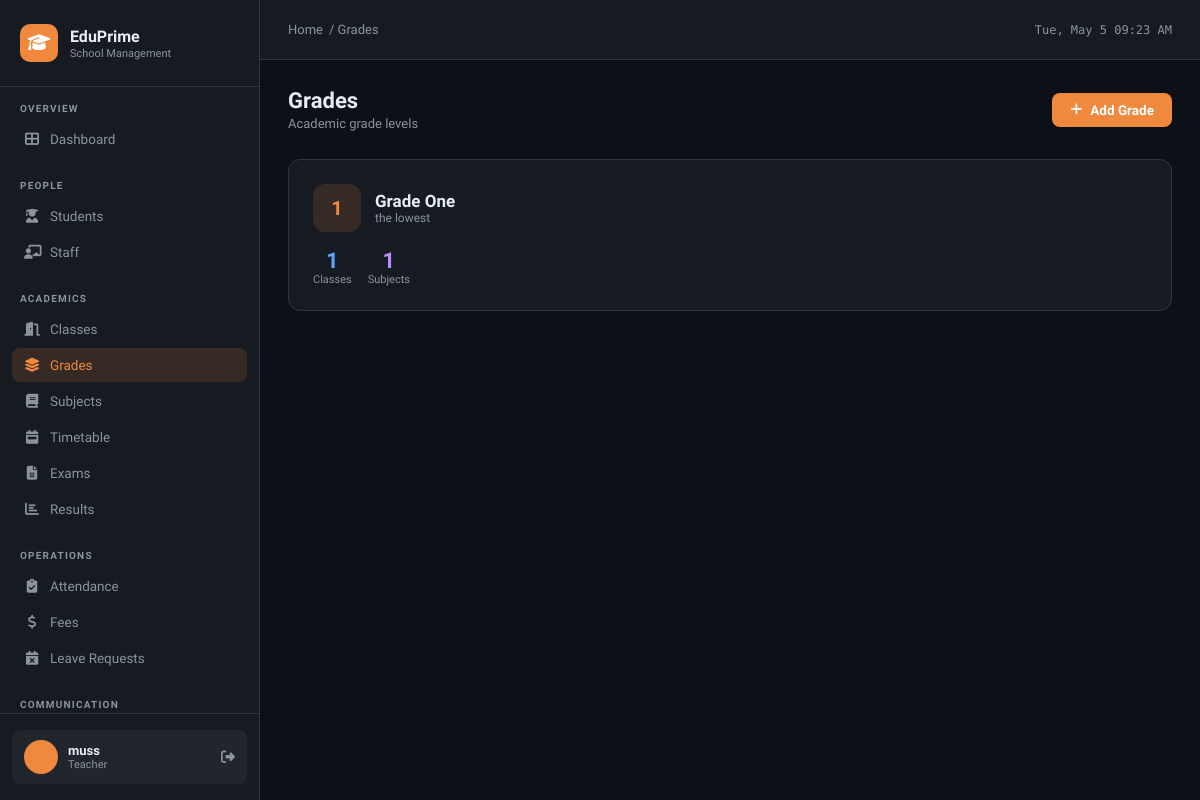
The app's page /grades/ (signed in) with its own data.
### school/models.py (models this page shows, shortened)
class User(AbstractUser):
    ROLE_CHOICES = [
        ('admin', 'Admin'),
        ('principal', 'Principal'),
        ('teacher', 'Teacher'),
        ('accountant', 'Accountant'),
        ('parent', 'Parent'),
        ('student', 'Student'),
    ]
    role = models.CharField(max_length=20, choices=ROLE_CHOICES, default='teacher')
    phone = models.CharField(max_length=20, blank=True)
    address = models.TextField(blank=True)
    photo = models.ImageField(upload_to='users/', blank=True, null=True)

class Grade(models.Model):
    name = models.CharField(max_length=50)  # e.g. Grade 1
    description = models.TextField(blank=True)

### school/views.py (the view)
# urls.py: path('grades/', views.grade_list, name='grade_list'),
@login_required
def grade_list(request):
    grades = Grade.objects.annotate(subject_count=Count('subjects'), section_count=Count('sections'))
    return render(request, 'school/grade_list.html', {'grades': grades})

### school/templates/school/grade_list.html (shortened to what this page needs)
{% extends 'school/base.html' %}
{% block breadcrumb %}<a href="{% url 'dashboard' %}">Home</a> / Grades{% endblock %}
{% block content %}
<div class="page-header">
  <div><div class="page-title">Grades</div><div class="page-subtitle">Academic grade levels</div></div>
  <a href="{% url 'grade_add' %}" class="btn btn-primary"><i class="fas fa-plus"></i> Add Grade</a>
</div>
<div class="grid-3">
  {% for grade in grades %}
  <div class="card" style="transition:transform .2s,border-color .2s;" onmouseover="this.style.transform='translateY(-3px)';this.style.borderColor='var(--accent)'" onmouseout="this.style.transform='';this.style.borderColor='var(--border)'">
    <div class="card-body" style="padding:24px;">
      <div style="display:flex;align-items:center;gap:14px;margin-bottom:16px;">
        <div style="width:48px;height:48px;border-radius:12px;background:rgba(240,136,62,.15);display:flex;align-items:center;justify-content:center;font-size:20px;color:var(--accent);font-weight:800;">{{ forloop.counter }}</div>
        <div>
          <div style="font-size:17px;font-weight:700;">{{ grade.name }}</div>
          {% if grade.description %}<div style="font-size:12px;color:var(--text2);">{{ grade.description }}</div>{% endif %}
        </div>
      </div>
      <div style="display:flex;gap:16px;">
        <div style="text-align:center;">
          <div style="font-size:22px;font-weight:800;color:var(--blue);">{{ grade.section_count }}</div>
          <div style="font-size:11px;color:var(--text2);">Classes</div>
        </div>
        <div style="text-align:center;">
          <div style="font-size:22px;font-weight:800;color:var(--purple);">{{ grade.subject_count }}</div>
          <div style="font-size:11px;color:var(--text2);">Subjects</div>
        </div>
      </div>
    </div>
  </div>
  {% empty %}
  <div style="grid-column:1/-1;"><div class="card"><div class="card-body"><div class="empty-state"><i class="fas fa-layer-group"></i><p>No grades created yet</p></div></div></div></div>
  {% endfor %}
</div>
{% endblock %}

### school/templates/school/base.html (shortened to what this page needs)
<!DOCTYPE html>
<html lang="en">
<head>
<link rel="stylesheet" href="https://cdnjs.cloudflare.com/ajax/libs/font-awesome/6.5.0/css/all.min.css">
</head>
<body>
{% if user.is_authenticated %}
<aside class="sidebar">
  <div class="sidebar-logo">
    <div class="logo-icon"><i class="fas fa-graduation-cap"></i></div>
    <div>
      <div class="logo-text">EduPrime</div>
      <div class="logo-sub">School Management</div>
    </div>
  </div>
  <nav class="sidebar-nav">
    <div class="nav-section">
      <div class="nav-label">Overview</div>
      <a href="{% url 'dashboard' %}" class="nav-item {% if request.resolver_match.url_name == 'dashboard' %}active{% endif %}">
        <i class="fas fa-th-large"></i> Dashboard
      </a>
    </div>
    <div class="nav-section">
      <div class="nav-label">People</div>
      <a href="{% url 'student_list' %}" class="nav-item {% if 'student' in request.resolver_match.url_name %}active{% endif %}">
        <i class="fas fa-user-graduate"></i> Students
      </a>
      <a href="{% url 'staff_list' %}" class="nav-item {% if 'staff' in request.resolver_match.url_name %}active{% endif %}">
        <i class="fas fa-chalkboard-teacher"></i> Staff
      </a>
    </div>
    <div class="nav-section">
      <div class="nav-label">Academics</div>
      <a href="{% url 'class_list' %}" class="nav-item {% if 'class' in request.resolver_match.url_name %}active{% endif %}">
        <i class="fas fa-door-open"></i> Classes
      </a>
      <a href="{% url 'grade_list' %}" class="nav-item {% if 'grade' in request.resolver_match.url_name %}active{% endif %}">
        <i class="fas fa-layer-group"></i> Grades
      </a>
      <a href="{% url 'subject_list' %}" class="nav-item {% if 'subject' in request.resolver_match.url_name %}active{% endif %}">
        <i class="fas fa-book"></i> Subjects
      </a>
      <a href="{% url 'timetable_list' %}" class="nav-item {% if 'timetable' in request.resolver_match.url_name %}active{% endif %}">
        <i class="fas fa-calendar-week"></i> Timetable
      </a>
      <a href="{% url 'exam_list' %}" class="nav-item {% if 'exam' in request.resolver_match.url_name %}active{% endif %}">
        <i class="fas fa-file-alt"></i> Exams
      </a>
      <a href="{% url 'result_list' %}" class="nav-item {% if 'result' in request.resolver_match.url_name %}active{% endif %}">
        <i class="fas fa-chart-bar"></i> Results
      </a>
    </div>
    <div class="nav-section">
      <div class="nav-label">Operations</div>
      <a href="{% url 'attendance_list' %}" class="nav-item {% if 'attendance' in request.resolver_match.url_name %}active{% endif %}">
        <i class="fas fa-clipboard-check"></i> Attendance
      </a>
      <a href="{% url 'fee_list' %}" class="nav-item {% if 'fee' in request.resolver_match.url_name %}active{% endif %}">
        <i class="fas fa-dollar-sign"></i> Fees
      </a>
      <a href="{% url 'leave_list' %}" class="nav-item {% if 'leave' in request.resolver_match.url_name %}active{% endif %}">
        <i class="fas fa-calendar-times"></i> Leave Requests
      </a>
    </div>
    <div class="nav-section">
      <div class="nav-label">Communication</div>
    </div>
  </nav>
  <div class="sidebar-footer">
    <div class="user-card">
      <div class="user-avatar">{{ user.first_name|first|upper }}{{ user.last_name|first|upper }}</div>
      <div>
        <div class="user-name">{{ user.get_full_name|default:user.username }}</div>
        <div class="user-role">{{ user.role }}</div>
      </div>
      <a href="{% url 'logout' %}" class="user-logout" title="Logout"><i class="fas fa-sign-out-alt"></i></a>
    </div>
  </div>
</aside>
{% endif %}
<div class="main">
  {% if user.is_authenticated %}
  <header class="topbar">
    <div class="topbar-breadcrumb">
      {% block breadcrumb %}<a href="{% url 'dashboard' %}">Home</a>{% endblock %}
    </div>
    <div class="topbar-date" id="clock"></div>
  </header>
  {% endif %}
  <div class="content">
    {% block content %}{% endblock %}
  </div>
</div>
</body>
</html>

### school/templates/school/base.html (style rules this page uses)
:root { --bg: #0d1117; --bg2: #161b22; --bg3: #21262d; --border: #30363d; --text: #e6edf3; --text2: #8b949e; --accent: #f0883e; --accent2: #ffa657; --green: #3fb950; --red: #f85149; --blue: #58a6ff; --purple: #bc8cff; --yellow: #e3b341; --sidebar-w: 260px; }
* { margin: 0; padding: 0; box-sizing: border-box; }
body { font-family: 'Sora', sans-serif; background: var(--bg); color: var(--text); min-height: 100vh; display: flex; }
.sidebar { width: var(--sidebar-w); height: 100vh; background: var(--bg2); border-right: 1px solid var(--border); position: fixed; top: 0; left: 0; display: flex; flex-direction: column; overflow-y: auto; overflow-x: hidden; z-index: 100; transition: transform .3s; }
.sidebar-logo { padding: 24px 20px; border-bottom: 1px solid var(--border); display: flex; align-items: center; gap: 12px; }
.logo-icon { width: 38px; height: 38px; background: var(--accent); border-radius: 10px; display: flex; align-items: center; justify-content: center; font-size: 18px; color: #fff; flex-shrink: 0; }
.logo-text { font-size: 16px; font-weight: 700; color: var(--text); }
.logo-sub { font-size: 11px; color: var(--text2); margin-top: 1px; }
.sidebar-nav { padding: 16px 12px; flex: 1; overflow-y: auto; }
.nav-section { margin-bottom: 24px; }
.nav-label { font-size: 10px; font-weight: 600; text-transform: uppercase; letter-spacing: 1.2px; color: var(--text2); padding: 0 8px; margin-bottom: 8px; }
.nav-item { display: flex; align-items: center; gap: 10px; padding: 9px 12px; border-radius: 8px; text-decoration: none; color: var(--text2); font-size: 13.5px; font-weight: 500; transition: all .2s; margin-bottom: 2px; white-space: nowrap; }
.nav-item.active { background: rgba(240,136,62,.15); color: var(--accent); }
.nav-item i { width: 16px; text-align: center; font-size: 14px; flex-shrink: 0; }
.sidebar-footer { padding: 16px 12px; border-top: 1px solid var(--border); }
.user-card { display: flex; align-items: center; gap: 10px; padding: 10px 12px; border-radius: 8px; background: var(--bg3); }
.user-avatar { width: 34px; height: 34px; border-radius: 50%; background: var(--accent); display: flex; align-items: center; justify-content: center; font-size: 13px; font-weight: 700; color: #fff; flex-shrink: 0; }
.user-name { font-size: 13px; font-weight: 600; }
.user-role { font-size: 11px; color: var(--text2); text-transform: capitalize; }
.user-logout { margin-left: auto; color: var(--text2); text-decoration: none; font-size: 14px; }
.main { margin-left: var(--sidebar-w); flex: 1; display: flex; flex-direction: column; min-height: 100vh; }
.topbar { height: 60px; background: var(--bg2); border-bottom: 1px solid var(--border); display: flex; align-items: center; padding: 0 28px; gap: 16px; position: sticky; top: 0; z-index: 50; }
.topbar-breadcrumb { font-size: 13px; color: var(--text2); display: flex; align-items: center; gap: 6px; }
.topbar-breadcrumb a { color: var(--text2); text-decoration: none; }
.topbar-date { font-size: 12px; color: var(--text2); font-family: 'DM Mono', monospace; }
.content { padding: 28px; flex: 1; }
.page-header { display: flex; align-items: center; justify-content: space-between; margin-bottom: 28px; flex-wrap: wrap; gap: 12px; }
.page-title { font-size: 22px; font-weight: 700; }
.page-subtitle { font-size: 13px; color: var(--text2); margin-top: 3px; }
.card { background: var(--bg2); border: 1px solid var(--border); border-radius: 12px; overflow: hidden; }
.card-body { padding: 20px; }
.btn { display: inline-flex; align-items: center; gap: 8px; padding: 9px 18px; border-radius: 8px; font-size: 13.5px; font-weight: 600; cursor: pointer; text-decoration: none; border: none; transition: all .2s; font-family: 'Sora', sans-serif; }
.btn-primary { background: var(--accent); color: #fff; }
.grid-3 { display: grid; grid-template-columns: repeat(auto-fit, minmax(260px, 1fr)); gap: 16px; }

### records on screen
User: get_full_name "muss", role "Teacher"
Grade: name "Grade One", description "the lowest", section_count "1", subject_count "1"
